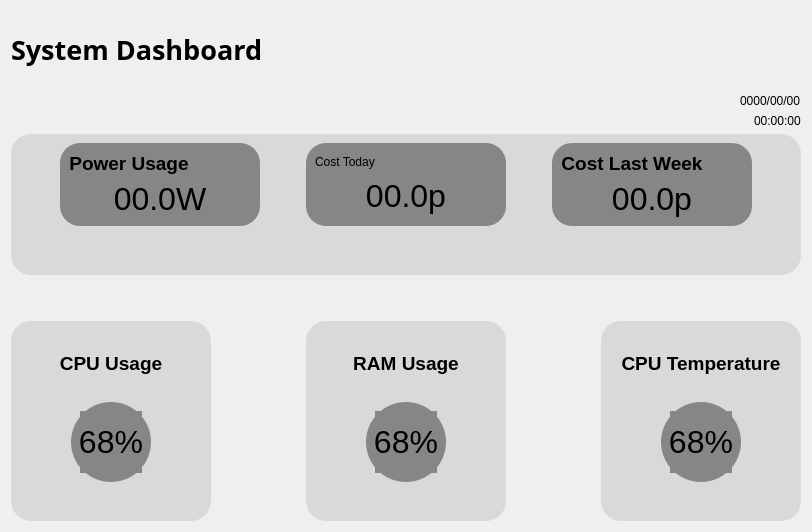
      <widget class="QWidget" name="page1_dashboard">
       <layout class="QVBoxLayout" name="verticalLayout_14">
        <item>
         <spacer name="verticalSpacer_10">
          <property name="orientation">
           <enum>Qt::Vertical</enum>
          </property>
          <property name="sizeType">
           <enum>QSizePolicy::Fixed</enum>
          </property>
          <property name="sizeHint" stdset="0">
           <size>
            <width>20</width>
            <height>20</height>
           </size>
          </property>
         </spacer>
        </item>
        <item>
         <widget class="QLabel" name="label">
          <property name="font">
           <font>
            <family>黑体</family>
            <pointsize>20</pointsize>
            <bold>true</bold>
           </font>
          </property>
          <property name="text">
           <string>System Dashboard</string>
          </property>
         </widget>
        </item>
        <item>
         <spacer name="verticalSpacer_11">
          <property name="orientation">
           <enum>Qt::Vertical</enum>
          </property>
          <property name="sizeType">
           <enum>QSizePolicy::Fixed</enum>
          </property>
          <property name="sizeHint" stdset="0">
           <size>
            <width>20</width>
            <height>20</height>
           </size>
          </property>
         </spacer>
        </item>
        <item alignment="Qt::AlignRight">
         <widget class="QLabel" name="date">
          <property name="text">
           <string>0000/00/00</string>
          </property>
         </widget>
        </item>
        <item alignment="Qt::AlignRight">
         <widget class="QLabel" name="upTime">
          <property name="text">
           <string>00:00:00</string>
          </property>
         </widget>
        </item>
        <item>
         <widget class="QFrame" name="frame_2">
          <property name="styleSheet">
           <string notr="true">background-color:rgba(217,217,217);
border:none;
border-radius:20px;</string>
          </property>
          <property name="frameShape">
           <enum>QFrame::StyledPanel</enum>
          </property>
          <property name="frameShadow">
           <enum>QFrame::Raised</enum>
          </property>
          <layout class="QVBoxLayout" name="verticalLayout_5" stretch="2,1">
           <item>
            <layout class="QHBoxLayout" name="horizontalLayout">
             <item>
              <spacer name="horizontalSpacer_15">
               <property name="orientation">
                <enum>Qt::Horizontal</enum>
               </property>
               <property name="sizeHint" stdset="0">
                <size>
                 <width>40</width>
                 <height>20</height>
                </size>
               </property>
              </spacer>
             </item>
             <item>
              <widget class="QFrame" name="frame_3">
               <property name="minimumSize">
                <size>
                 <width>200</width>
                 <height>0</height>
                </size>
               </property>
               <property name="styleSheet">
                <string notr="true">background-color:rgba(136,133,133);
border:none;
border-radius:20px;
color:white;</string>
               </property>
               <property name="frameShape">
                <enum>QFrame::StyledPanel</enum>
               </property>
               <property name="frameShadow">
                <enum>QFrame::Raised</enum>
               </property>
               <layout class="QVBoxLayout" name="verticalLayout_2" stretch="1,2">
                <item alignment="Qt::AlignLeft">
                 <widget class="QLabel" name="powerUsageDText">
                  <property name="sizePolicy">
                   <sizepolicy hsizetype="Preferred" vsizetype="Fixed">
                    <horstretch>0</horstretch>
                    <verstretch>0</verstretch>
                   </sizepolicy>
                  </property>
                  <property name="font">
                   <font>
                    <family>Ubuntu</family>
                    <pointsize>14</pointsize>
                    <italic>false</italic>
                    <bold>true</bold>
                   </font>
                  </property>
                  <property name="styleSheet">
                   <string notr="true">color: rgb(0, 0, 0);
font: 700 14pt &quot;Ubuntu&quot;;</string>
                  </property>
                  <property name="text">
                   <string>Power Usage</string>
                  </property>
                  <property name="alignment">
                   <set>Qt::AlignBottom|Qt::AlignHCenter</set>
                  </property>
                 </widget>
                </item>
                <item>
                 <widget class="QLabel" name="powerUsage">
                  <property name="enabled">
                   <bool>true</bool>
                  </property>
                  <property name="sizePolicy">
                   <sizepolicy hsizetype="Preferred" vsizetype="Fixed">
                    <horstretch>0</horstretch>
                    <verstretch>0</verstretch>
                   </sizepolicy>
                  </property>
                  <property name="font">
                   <font>
                    <family>Ubuntu</family>
                    <pointsize>24</pointsize>
                    <italic>false</italic>
                    <bold>false</bold>
                   </font>
                  </property>
                  <property name="styleSheet">
                   <string notr="true">color: rgb(0, 0, 0);
font: 24pt &quot;Ubuntu&quot;;</string>
                  </property>
                  <property name="text">
                   <string>00.0W</string>
                  </property>
                  <property name="alignment">
                   <set>Qt::AlignCenter</set>
                  </property>
                 </widget>
                </item>
               </layout>
              </widget>
             </item>
             <item>
              <spacer name="horizontalSpacer_11">
               <property name="orientation">
                <enum>Qt::Horizontal</enum>
               </property>
               <property name="sizeType">
                <enum>QSizePolicy::Fixed</enum>
               </property>
               <property name="sizeHint" stdset="0">
                <size>
                 <width>40</width>
                 <height>20</height>
                </size>
               </property>
              </spacer>
             </item>
             <item>
              <widget class="QFrame" name="frame_4">
               <property name="minimumSize">
                <size>
                 <width>200</width>
                 <height>0</height>
                </size>
               </property>
               <property name="styleSheet">
                <string notr="true">background-color:rgba(136,133,133);
border:none;
border-radius:20px;
color:white;</string>
               </property>
               <property name="frameShape">
                <enum>QFrame::StyledPanel</enum>
               </property>
               <property name="frameShadow">
                <enum>QFrame::Raised</enum>
               </property>
               <layout class="QVBoxLayout" name="verticalLayout_3">
                <item alignment="Qt::AlignLeft">
                 <widget class="QLabel" name="label_2">
                  <property name="sizePolicy">
                   <sizepolicy hsizetype="Preferred" vsizetype="Fixed">
                    <horstretch>0</horstretch>
                    <verstretch>0</verstretch>
                   </sizepolicy>
                  </property>
                  <property name="styleSheet">
                   <string notr="true">color: rgb(0, 0, 0);
font: 700 14pt &quot;Ubuntu&quot;;</string>
                  </property>
                  <property name="text">
                   <string>Cost Today</string>
                  </property>
                 </widget>
                </item>
                <item>
                 <widget class="QLabel" name="costToday">
                  <property name="sizePolicy">
                   <sizepolicy hsizetype="Preferred" vsizetype="Fixed">
                    <horstretch>0</horstretch>
                    <verstretch>0</verstretch>
                   </sizepolicy>
                  </property>
                  <property name="font">
                   <font>
                    <family>Ubuntu</family>
                    <pointsize>24</pointsize>
                    <italic>false</italic>
                    <bold>false</bold>
                   </font>
                  </property>
                  <property name="styleSheet">
                   <string notr="true">color: rgb(0, 0, 0);
font: 24pt &quot;Ubuntu&quot;;
</string>
                  </property>
                  <property name="text">
                   <string>00.0p</string>
                  </property>
                  <property name="alignment">
                   <set>Qt::AlignCenter</set>
                  </property>
                  <property name="margin">
                   <number>0</number>
                  </property>
                 </widget>
                </item>
               </layout>
              </widget>
             </item>
             <item>
              <spacer name="horizontalSpacer_12">
               <property name="orientation">
                <enum>Qt::Horizontal</enum>
               </property>
               <property name="sizeType">
                <enum>QSizePolicy::Fixed</enum>
               </property>
               <property name="sizeHint" stdset="0">
                <size>
                 <width>40</width>
                 <height>20</height>
                </size>
               </property>
              </spacer>
             </item>
             <item>
              <widget class="QFrame" name="frame_5">
               <property name="minimumSize">
                <size>
                 <width>200</width>
                 <height>0</height>
                </size>
               </property>
               <property name="styleSheet">
                <string notr="true">background-color:rgba(136,133,133);
border:none;
border-radius:20px;
color:white;</string>
               </property>
               <property name="frameShape">
                <enum>QFrame::StyledPanel</enum>
               </property>
               <property name="frameShadow">
                <enum>QFrame::Raised</enum>
               </property>
               <layout class="QVBoxLayout" name="verticalLayout_4">
                <item alignment="Qt::AlignLeft">
                 <widget class="QLabel" name="costWeekDText">
                  <property name="sizePolicy">
                   <sizepolicy hsizetype="Preferred" vsizetype="Fixed">
                    <horstretch>0</horstretch>
                    <verstretch>0</verstretch>
                   </sizepolicy>
                  </property>
                  <property name="font">
                   <font>
                    <family>Ubuntu</family>
                    <pointsize>14</pointsize>
                    <italic>false</italic>
                    <bold>true</bold>
                   </font>
                  </property>
                  <property name="styleSheet">
                   <string notr="true">color: rgb(0, 0, 0);
font: 700 14pt &quot;Ubuntu&quot;;</string>
                  </property>
                  <property name="text">
                   <string>Cost Last Week</string>
                  </property>
                  <property name="alignment">
                   <set>Qt::AlignBottom|Qt::AlignHCenter</set>
                  </property>
                 </widget>
                </item>
                <item>
                 <widget class="QLabel" name="costWeek">
                  <property name="sizePolicy">
                   <sizepolicy hsizetype="Preferred" vsizetype="Fixed">
                    <horstretch>0</horstretch>
                    <verstretch>0</verstretch>
                   </sizepolicy>
                  </property>
                  <property name="font">
                   <font>
                    <family>Ubuntu</family>
                    <pointsize>24</pointsize>
                    <italic>false</italic>
                    <bold>false</bold>
                   </font>
                  </property>
                  <property name="styleSheet">
                   <string notr="true">color: rgb(0, 0, 0);
font: 24pt &quot;Ubuntu&quot;;
</string>
                  </property>
                  <property name="text">
                   <string>00.0p</string>
                  </property>
                  <property name="alignment">
                   <set>Qt::AlignCenter</set>
                  </property>
                  <property name="margin">
                   <number>0</number>
                  </property>
                 </widget>
                </item>
               </layout>
              </widget>
             </item>
             <item>
              <spacer name="horizontalSpacer_16">
               <property name="orientation">
                <enum>Qt::Horizontal</enum>
               </property>
               <property name="sizeHint" stdset="0">
                <size>
                 <width>40</width>
                 <height>20</height>
                </size>
               </property>
              </spacer>
             </item>
            </layout>
           </item>
           <item>
            <spacer name="verticalSpacer_6">
             <property name="orientation">
              <enum>Qt::Vertical</enum>
             </property>
             <property name="sizeType">
              <enum>QSizePolicy::Fixed</enum>
             </property>
             <property name="sizeHint" stdset="0">
              <size>
               <width>20</width>
               <height>40</height>
              </size>
             </property>
            </spacer>
           </item>
          </layout>
         </widget>
        </item>
        <item>
         <spacer name="verticalSpacer_9">
          <property name="orientation">
           <enum>Qt::Vertical</enum>
          </property>
          <property name="sizeType">
           <enum>QSizePolicy::Fixed</enum>
          </property>
          <property name="sizeHint" stdset="0">
           <size>
            <width>20</width>
            <height>40</height>
           </size>
          </property>
         </spacer>
        </item>
        <item>
         <layout class="QHBoxLayout" name="horizontalLayout_2">
          <item>
           <widget class="QFrame" name="frame_7">
            <property name="minimumSize">
             <size>
              <width>200</width>
              <height>200</height>
             </size>
            </property>
            <property name="maximumSize">
             <size>
              <width>200</width>
              <height>200</height>
             </size>
            </property>
            <property name="styleSheet">
             <string notr="true">background-color:rgba(217,217,217);
border:none;
border-radius:20px;</string>
            </property>
            <property name="frameShape">
             <enum>QFrame::StyledPanel</enum>
            </property>
            <property name="frameShadow">
             <enum>QFrame::Raised</enum>
            </property>
            <layout class="QVBoxLayout" name="verticalLayout_6" stretch="1,3,1">
             <item>
              <widget class="QLabel" name="cpuUsageText">
               <property name="font">
                <font>
                 <family>Ubuntu</family>
                 <pointsize>14</pointsize>
                 <italic>false</italic>
                 <bold>true</bold>
                </font>
               </property>
               <property name="styleSheet">
                <string notr="true">color: rgb(0, 0, 0);
font: 700 14pt &quot;Ubuntu&quot;;</string>
               </property>
               <property name="text">
                <string>CPU Usage</string>
               </property>
               <property name="alignment">
                <set>Qt::AlignCenter</set>
               </property>
              </widget>
             </item>
             <item>
              <layout class="QHBoxLayout" name="horizontalLayout_3">
               <item>
                <spacer name="horizontalSpacer">
                 <property name="orientation">
                  <enum>Qt::Horizontal</enum>
                 </property>
                 <property name="sizeHint" stdset="0">
                  <size>
                   <width>40</width>
                   <height>20</height>
                  </size>
                 </property>
                </spacer>
               </item>
               <item>
                <widget class="QFrame" name="frame_6">
                 <property name="minimumSize">
                  <size>
                   <width>80</width>
                   <height>80</height>
                  </size>
                 </property>
                 <property name="maximumSize">
                  <size>
                   <width>80</width>
                   <height>80</height>
                  </size>
                 </property>
                 <property name="styleSheet">
                  <string notr="true">background-color:rgba(136,133,133);
border:none;
border-radius:40px;</string>
                 </property>
                 <property name="frameShape">
                  <enum>QFrame::StyledPanel</enum>
                 </property>
                 <property name="frameShadow">
                  <enum>QFrame::Raised</enum>
                 </property>
                 <layout class="QVBoxLayout" name="verticalLayout_9">
                  <item>
                   <widget class="QLabel" name="cpuUsage">
                    <property name="font">
                     <font>
                      <family>Ubuntu</family>
                      <pointsize>24</pointsize>
                      <italic>false</italic>
                      <bold>false</bold>
                     </font>
                    </property>
                    <property name="styleSheet">
                     <string notr="true">color: rgb(0, 0, 0);
font: 24pt &quot;Ubuntu&quot;;</string>
                    </property>
                    <property name="text">
                     <string>68%</string>
                    </property>
                    <property name="alignment">
                     <set>Qt::AlignCenter</set>
                    </property>
                   </widget>
                  </item>
                 </layout>
                </widget>
               </item>
               <item>
                <spacer name="horizontalSpacer_2">
                 <property name="orientation">
                  <enum>Qt::Horizontal</enum>
                 </property>
                 <property name="sizeHint" stdset="0">
                  <size>
                   <width>40</width>
                   <height>20</height>
                  </size>
                 </property>
                </spacer>
               </item>
              </layout>
             </item>
             <item>
              <spacer name="verticalSpacer">
               <property name="orientation">
                <enum>Qt::Vertical</enum>
               </property>
               <property name="sizeType">
                <enum>QSizePolicy::Fixed</enum>
               </property>
               <property name="sizeHint" stdset="0">
                <size>
                 <width>20</width>
                 <height>30</height>
                </size>
               </property>
              </spacer>
             </item>
            </layout>
           </widget>
          </item>
          <item>
           <spacer name="horizontalSpacer_13">
            <property name="orientation">
             <enum>Qt::Horizontal</enum>
            </property>
            <property name="sizeType">
             <enum>QSizePolicy::Expanding</enum>
            </property>
            <property name="sizeHint" stdset="0">
             <size>
              <width>40</width>
              <height>20</height>
             </size>
            </property>
           </spacer>
          </item>
          <item>
           <widget class="QFrame" name="frame_8">
            <property name="minimumSize">
             <size>
              <width>200</width>
              <height>200</height>
             </size>
            </property>
            <property name="maximumSize">
             <size>
              <width>200</width>
              <height>200</height>
             </size>
            </property>
            <property name="styleSheet">
             <string notr="true">background-color:rgba(217,217,217);
border:none;
border-radius:20px;</string>
            </property>
            <property name="frameShape">
             <enum>QFrame::StyledPanel</enum>
            </property>
            <property name="frameShadow">
             <enum>QFrame::Raised</enum>
            </property>
            <layout class="QVBoxLayout" name="verticalLayout_10" stretch="1,3,1">
             <item>
              <widget class="QLabel" name="memoryUsageText">
               <property name="font">
                <font>
                 <family>Ubuntu</family>
                 <pointsize>14</pointsize>
                 <italic>false</italic>
                 <bold>true</bold>
                </font>
               </property>
               <property name="styleSheet">
                <string notr="true">color: rgb(0, 0, 0);
font: 700 14pt &quot;Ubuntu&quot;;</string>
               </property>
               <property name="text">
                <string>RAM Usage</string>
               </property>
               <property name="alignment">
                <set>Qt::AlignCenter</set>
               </property>
              </widget>
             </item>
             <item>
              <layout class="QHBoxLayout" name="horizontalLayout_6">
               <item>
                <spacer name="horizontalSpacer_7">
                 <property name="orientation">
                  <enum>Qt::Horizontal</enum>
                 </property>
                 <property name="sizeHint" stdset="0">
                  <size>
                   <width>40</width>
                   <height>20</height>
                  </size>
                 </property>
                </spacer>
               </item>
               <item>
                <widget class="QFrame" name="frame_10">
                 <property name="minimumSize">
                  <size>
                   <width>80</width>
                   <height>80</height>
                  </size>
                 </property>
                 <property name="maximumSize">
                  <size>
                   <width>80</width>
                   <height>80</height>
                  </size>
                 </property>
                 <property name="styleSheet">
                  <string notr="true">background-color:rgba(136,133,133);
border:none;
border-radius:40px;</string>
                 </property>
                 <property name="frameShape">
                  <enum>QFrame::StyledPanel</enum>
                 </property>
                 <property name="frameShadow">
                  <enum>QFrame::Raised</enum>
                 </property>
                 <layout class="QVBoxLayout" name="verticalLayout_11">
                  <item>
                   <widget class="QLabel" name="memoryUsage">
                    <property name="font">
                     <font>
                      <family>Ubuntu</family>
                      <pointsize>24</pointsize>
                      <italic>false</italic>
                      <bold>false</bold>
                     </font>
                    </property>
                    <property name="styleSheet">
                     <string notr="true">color: rgb(0, 0, 0);
font: 24pt &quot;Ubuntu&quot;;</string>
                    </property>
                    <property name="text">
                     <string>68%</string>
                    </property>
                    <property name="alignment">
                     <set>Qt::AlignCenter</set>
                    </property>
                   </widget>
                  </item>
                 </layout>
                </widget>
               </item>
               <item>
                <spacer name="horizontalSpacer_8">
                 <property name="orientation">
                  <enum>Qt::Horizontal</enum>
                 </property>
                 <property name="sizeHint" stdset="0">
                  <size>
                   <width>40</width>
                   <height>20</height>
                  </size>
                 </property>
                </spacer>
               </item>
              </layout>
             </item>
             <item>
              <spacer name="verticalSpacer_2">
               <property name="orientation">
                <enum>Qt::Vertical</enum>
               </property>
               <property name="sizeType">
                <enum>QSizePolicy::Fixed</enum>
               </property>
               <property name="sizeHint" stdset="0">
                <size>
                 <width>20</width>
                 <height>30</height>
                </size>
               </property>
              </spacer>
             </item>
            </layout>
           </widget>
          </item>
          <item>
           <spacer name="horizontalSpacer_14">
            <property name="orientation">
             <enum>Qt::Horizontal</enum>
            </property>
            <property name="sizeType">
             <enum>QSizePolicy::Expanding</enum>
            </property>
            <property name="sizeHint" stdset="0">
             <size>
              <width>40</width>
              <height>20</height>
             </size>
            </property>
           </spacer>
          </item>
          <item>
           <widget class="QFrame" name="frame_12">
            <property name="minimumSize">
             <size>
              <width>200</width>
              <height>200</height>
             </size>
            </property>
            <property name="maximumSize">
             <size>
              <width>200</width>
              <height>200</height>
             </size>
            </property>
            <property name="styleSheet">
             <string notr="true">background-color:rgba(217,217,217);
border:none;
border-radius:20px;</string>
            </property>
            <property name="frameShape">
             <enum>QFrame::StyledPanel</enum>
            </property>
            <property name="frameShadow">
             <enum>QFrame::Raised</enum>
            </property>
            <layout class="QVBoxLayout" name="verticalLayout_12" stretch="1,3,1">
             <item>
              <widget class="QLabel" name="cpuTempText">
               <property name="font">
                <font>
                 <family>Ubuntu</family>
                 <pointsize>14</pointsize>
                 <italic>false</italic>
                 <bold>true</bold>
                </font>
               </property>
               <property name="styleSheet">
                <string notr="true">color: rgb(0, 0, 0);
font: 700 14pt &quot;Ubuntu&quot;;</string>
               </property>
               <property name="text">
                <string>CPU Temperature</string>
               </property>
               <property name="alignment">
                <set>Qt::AlignCenter</set>
               </property>
              </widget>
             </item>
             <item>
              <layout class="QHBoxLayout" name="horizontalLayout_7">
               <item>
                <spacer name="horizontalSpacer_9">
                 <property name="orientation">
                  <enum>Qt::Horizontal</enum>
                 </property>
                 <property name="sizeHint" stdset="0">
                  <size>
                   <width>40</width>
                   <height>20</height>
                  </size>
                 </property>
                </spacer>
               </item>
               <item>
                <widget class="QFrame" name="frame_13">
                 <property name="minimumSize">
                  <size>
                   <width>80</width>
                   <height>80</height>
                  </size>
                 </property>
                 <property name="maximumSize">
                  <size>
                   <width>80</width>
                   <height>80</height>
                  </size>
                 </property>
                 <property name="styleSheet">
                  <string notr="true">background-color:rgba(136,133,133);
border:none;
border-radius:40px;</string>
                 </property>
                 <property name="frameShape">
                  <enum>QFrame::StyledPanel</enum>
                 </property>
                 <property name="frameShadow">
                  <enum>QFrame::Raised</enum>
                 </property>
                 <layout class="QVBoxLayout" name="verticalLayout_13">
                  <item>
                   <widget class="QLabel" name="cpuTemp">
                    <property name="font">
                     <font>
                      <family>Ubuntu</family>
                      <pointsize>24</pointsize>
                      <italic>false</italic>
                      <bold>false</bold>
                     </font>
                    </property>
                    <property name="styleSheet">
                     <string notr="true">color: rgb(0, 0, 0);
font: 24pt &quot;Ubuntu&quot;;</string>
                    </property>
                    <property name="text">
                     <string>68%</string>
                    </property>
                    <property name="alignment">
                     <set>Qt::AlignCenter</set>
                    </property>
                   </widget>
                  </item>
                 </layout>
                </widget>
               </item>
               <item>
                <spacer name="horizontalSpacer_10">
                 <property name="orientation">
                  <enum>Qt::Horizontal</enum>
                 </property>
                 <property name="sizeHint" stdset="0">
                  <size>
                   <width>40</width>
                   <height>20</height>
                  </size>
                 </property>
                </spacer>
               </item>
              </layout>
             </item>
             <item>
              <spacer name="verticalSpacer_3">
               <property name="orientation">
                <enum>Qt::Vertical</enum>
               </property>
               <property name="sizeType">
                <enum>QSizePolicy::Fixed</enum>
               </property>
               <property name="sizeHint" stdset="0">
                <size>
                 <width>20</width>
                 <height>30</height>
                </size>
               </property>
              </spacer>
             </item>
            </layout>
           </widget>
          </item>
         </layout>
        </item>
       </layout>
      </widget>
